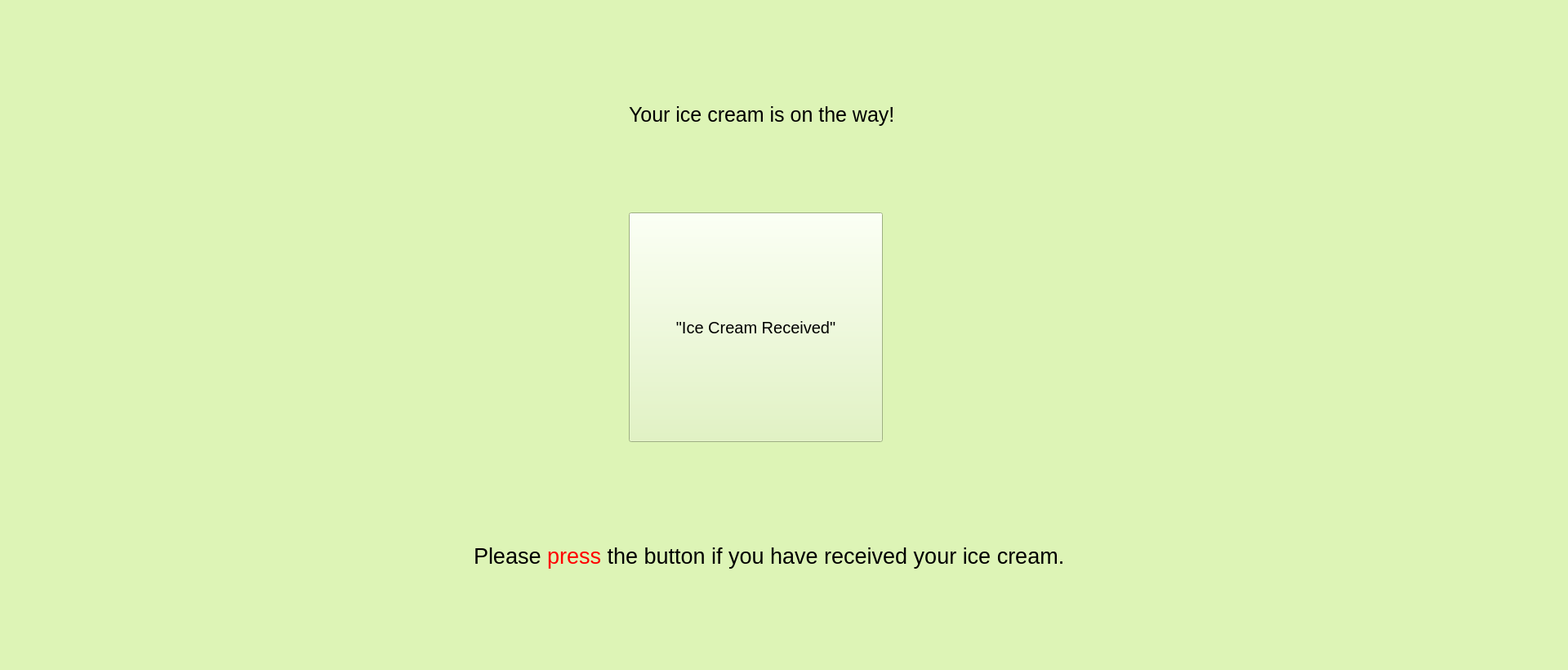
<?xml version="1.0" encoding="UTF-8"?>
<ui version="4.0">
 <class>MainWindow</class>
 <widget class="QMainWindow" name="MainWindow">
  <property name="geometry">
   <rect>
    <x>0</x>
    <y>0</y>
    <width>1920</width>
    <height>820</height>
   </rect>
  </property>
  <property name="windowTitle">
   <string>MainWindow</string>
  </property>
  <property name="styleSheet">
   <string notr="true">background-color: rgb(221, 244, 182);</string>
  </property>
  <widget class="QWidget" name="centralwidget">
   <widget class="QPushButton" name="received">
    <property name="geometry">
     <rect>
      <x>770</x>
      <y>260</y>
      <width>311</width>
      <height>281</height>
     </rect>
    </property>
    <property name="font">
     <font>
      <pointsize>15</pointsize>
     </font>
    </property>
    <property name="text">
     <string>&quot;Ice Cream Received&quot;</string>
    </property>
   </widget>
   <widget class="QLabel" name="label_2">
    <property name="geometry">
     <rect>
      <x>580</x>
      <y>570</y>
      <width>881</width>
      <height>221</height>
     </rect>
    </property>
    <property name="font">
     <font>
      <pointsize>20</pointsize>
     </font>
    </property>
    <property name="styleSheet">
     <string notr="true">Please &lt;span style=&quot;color:red;&quot;&gt;press&lt;/span&gt; the button if you have received your ice cream.
</string>
    </property>
    <property name="text">
     <string>Please &lt;span style=&quot;color:red;&quot;&gt;press&lt;/span&gt; the button if you have received your ice cream.
</string>
    </property>
   </widget>
   <widget class="QLabel" name="label_3">
    <property name="geometry">
     <rect>
      <x>770</x>
      <y>30</y>
      <width>501</width>
      <height>221</height>
     </rect>
    </property>
    <property name="font">
     <font>
      <pointsize>19</pointsize>
     </font>
    </property>
    <property name="text">
     <string>Your ice cream is on the way!</string>
    </property>
   </widget>
   <widget class="QLabel" name="label_4">
    <property name="geometry">
     <rect>
      <x>470</x>
      <y>590</y>
      <width>81</width>
      <height>71</height>
     </rect>
    </property>
    <property name="styleSheet">
     <string notr="true">image: url(:/icecream/free-icon-ice-cream-8357743.png);</string>
    </property>
    <property name="text">
     <string/>
    </property>
   </widget>
   <widget class="QLabel" name="label_5">
    <property name="geometry">
     <rect>
      <x>700</x>
      <y>80</y>
      <width>51</width>
      <height>51</height>
     </rect>
    </property>
    <property name="styleSheet">
     <string notr="true">image: url(:/icecream/free-icon-ice-cream-8357743.png);</string>
    </property>
    <property name="text">
     <string/>
    </property>
   </widget>
  </widget>
  <widget class="QMenuBar" name="menubar">
   <property name="geometry">
    <rect>
     <x>0</x>
     <y>0</y>
     <width>1920</width>
     <height>22</height>
    </rect>
   </property>
  </widget>
  <widget class="QStatusBar" name="statusbar"/>
 </widget>
 <resources>
  <include location="../resource_final.qrc"/>
 </resources>
 <connections/>
</ui>
